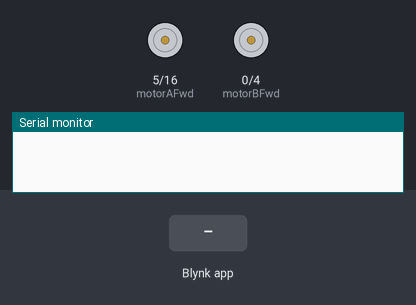
A sketch run on a simulated ESP8266 (NodeMCU). Shown: motor-driver pin pairs drawn as motors (green arrow = first pin HIGH = forward, orange = second pin HIGH = backward, longer = more drive, scaled by the enable pin), the last lines printed to the serial monitor. The inputs (shaded band) are chosen by the test bench. WiFi joins after 1.5 s; servers stay silent unless stated.

Above: at 3.0 s.
3.1 s: Blynk app writes 1 to V10
At 4.3 s:
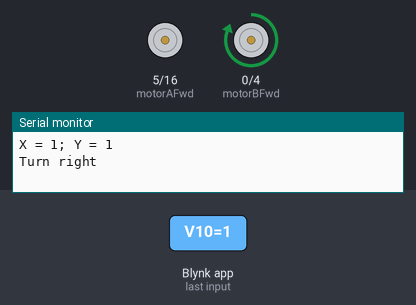
4.6 s: Blynk app writes 0 to V10
At 5.5 s:
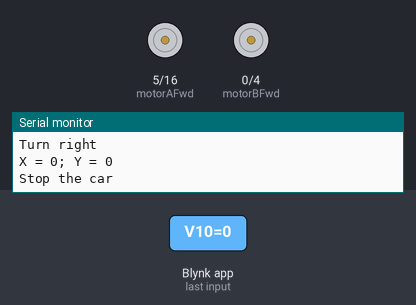
Timing chart, 0 to 7.6 s (numbered marks = the images above; inputs shaded):
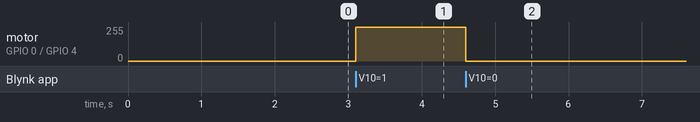

Measured:
- after the input at 3.1 s, motor on GPIO 0 (motorBFwd) / GPIO 4 (motorBBwd): stopped → forward 255/255 at once
- after the input at 4.6 s, motor on GPIO 0 (motorBFwd) / GPIO 4 (motorBBwd): forward 255/255 → stopped at once

The sketch:

wifi_car.ino
```cpp
#include <ESP8266WiFi.h>
#include <BlynkSimpleEsp8266.h>


// You should get Auth Token in the Blynk App.
char auth[] = "4agxxxxxxxxxxxxxxxxxxxxxxx"; //YourToken
// Your WiFi credentials.
char ssid[] = "XXXXX"; //YourNetworkName
char pass[] = "XXXXX"; //YourPassword


//Motor A
int motorABwd = 16;//D0
int motorAFwd = 5;//D1
int motorAEN = 14;//D5


//Motor B
int motorBFwd = 0;//D3
int motorBBwd = 4;//D2
int motorBEN = 12;//D6

int motorSpeed=500;


BLYNK_WRITE(V10){

  int x = param[0].asInt();
  int y = param[1].asInt();

  Serial.print("X = ");
  Serial.print(x);
  Serial.print("; Y = ");
  Serial.println(y);

  moveWheel(x,y);
}

BLYNK_WRITE(V11){

  motorSpeed = param.asInt();


  Serial.print("Speed=");
  Serial.println(motorSpeed);


}

void setup() {
  // put your setup code here, to run once:
  Serial.begin(9600);

  Blynk.begin(auth, ssid, pass);

  pinMode(motorAEN, OUTPUT);
  pinMode(motorAFwd, OUTPUT);
  pinMode(motorABwd, OUTPUT);

  pinMode(motorBEN, OUTPUT);
  pinMode(motorBFwd, OUTPUT);
  pinMode(motorBBwd, OUTPUT);

  digitalWrite(motorAFwd, LOW);
  digitalWrite(motorABwd, LOW);
  analogWrite(motorAEN, motorSpeed);

  digitalWrite(motorBFwd, LOW);
  digitalWrite(motorBBwd, LOW);
  analogWrite(motorBEN, motorSpeed);

}

void moveWheel(int x, int y){


  if(x==0 && y==0){
    //Stop
    Serial.println("Stop the car");
    digitalWrite(motorAFwd, LOW);
    digitalWrite(motorABwd, LOW);
    digitalWrite(motorBFwd, LOW);
    digitalWrite(motorBBwd, LOW);
    analogWrite(motorAEN, 0);
    analogWrite(motorBEN, 0);
  }else if(x==0 && y==1){
    //move forward
    Serial.println("Move forward");
    digitalWrite(motorAFwd, HIGH);
    digitalWrite(motorABwd, LOW);
    digitalWrite(motorBFwd, HIGH);
    digitalWrite(motorBBwd, LOW);
    analogWrite(motorAEN, motorSpeed);
    analogWrite(motorBEN, motorSpeed);
  }else if(x==0 && y==-1){
    //move backward
    Serial.println("Move backward");
    digitalWrite(motorAFwd, LOW);
    digitalWrite(motorABwd, HIGH);
    digitalWrite(motorBFwd, LOW);
    digitalWrite(motorBBwd, HIGH);
    analogWrite(motorAEN, motorSpeed);
    analogWrite(motorBEN, motorSpeed);
  }else if(x==1 && y==1){
    //turn right
    Serial.println("Turn right");
    digitalWrite(motorAFwd, HIGH);
    digitalWrite(motorABwd, LOW);
    digitalWrite(motorBFwd, HIGH);
    digitalWrite(motorBBwd, LOW);
    analogWrite(motorBEN, motorSpeed);
    analogWrite(motorAEN, 0);
  }else if(x==-1 && y==1){
    //turn left
    Serial.println("Turn left");
    digitalWrite(motorAFwd, HIGH);
    digitalWrite(motorABwd, LOW);
    digitalWrite(motorBFwd, HIGH);
    digitalWrite(motorBBwd, LOW);
    analogWrite(motorBEN, 0);
    analogWrite(motorAEN, motorSpeed);
  }else if((x==1 ||x==2) && y==0){

    Serial.println("Turn right");
    digitalWrite(motorAFwd, HIGH);
    digitalWrite(motorABwd, LOW);
    digitalWrite(motorBFwd, HIGH);
    digitalWrite(motorBBwd, LOW);
    analogWrite(motorBEN, motorSpeed);
    analogWrite(motorAEN, 0);
  }else if((x==-1 ||x==-2) && y==0){

    Serial.println("Turn left");
    digitalWrite(motorAFwd, LOW);
    digitalWrite(motorABwd, LOW);
    digitalWrite(motorBFwd, HIGH);
    digitalWrite(motorBBwd, LOW);
    analogWrite(motorBEN, 0);
    analogWrite(motorAEN, motorSpeed);
  }
  else{
    Serial.println("Doing nothing");
  }

}

void loop() {
  // put your main code here, to run repeatedly:
  Blynk.run();
}
```
